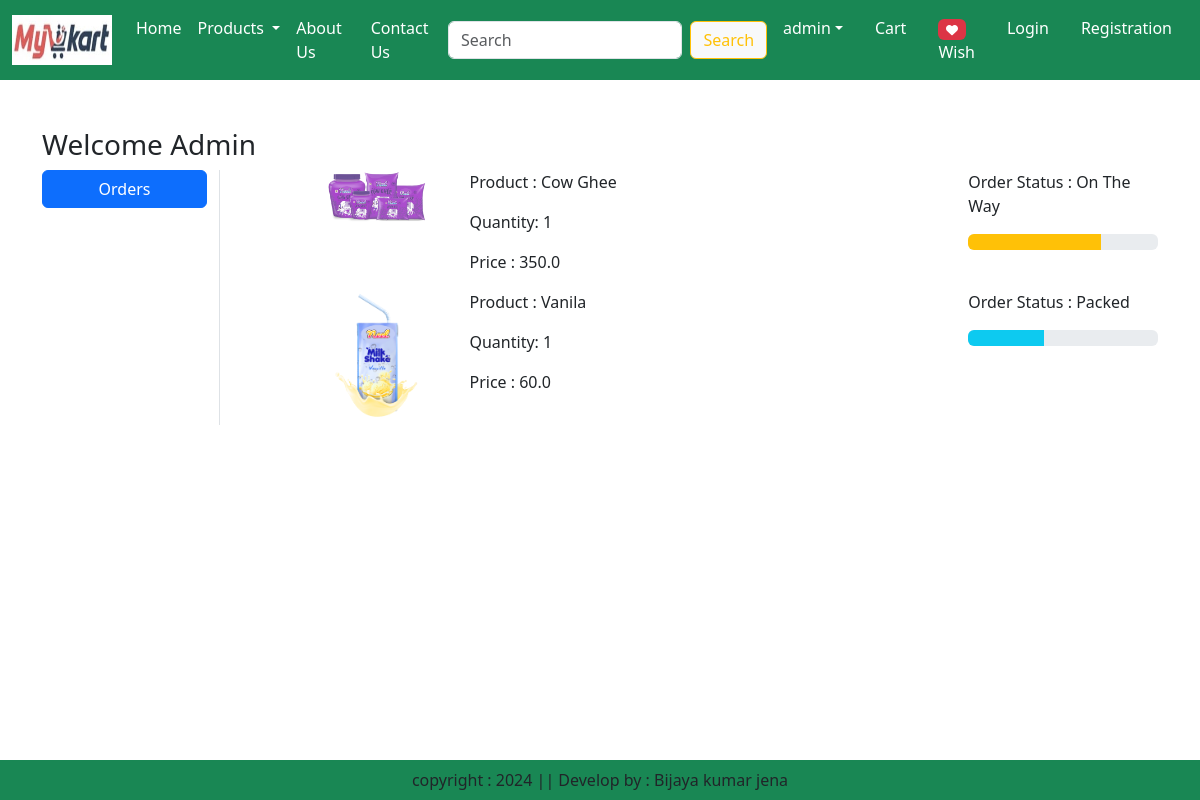
Screenshot of /orders/ (signed in) with the database file from the repository.
### app/models.py (models this page shows, shortened)
class OrderPlaced(models.Model):
    user = models.ForeignKey(User, on_delete=models.CASCADE)
    customer = models.ForeignKey(Customer, on_delete=models.CASCADE)
    product = models.ForeignKey(Product, on_delete=models.CASCADE)
    quantity = models.PositiveIntegerField(default=1)
    payment_status = models.CharField(max_length=50, default="Pending")
    order_status = models.CharField(max_length=50, default="Cash on Delivery")
    ordered_date = models.DateTimeField(auto_now_add=True)
    status = models.CharField(max_length=50, choices=STATUS_CHOICES, default='Pending')
    payment = models.ForeignKey(Payment, on_delete=models.CASCADE, default="")
    @property
    def total_cost(self):
        return self.quantity * self.product.discounted_price

class Product(models.Model):
    title = models.CharField(max_length=100)
    selling_price = models.FloatField()
    discounted_price = models.FloatField()
    description = models.TextField()
    composition = models.TextField(default = '')
    prodapp = models.TextField(default = "")
    category = models.CharField(choices = CATEGORY_CHOICES, max_length=2)
    product_image = models.ImageField(upload_to = 'product')

### app/views.py (the view)
# urls.py: path('orders/', views.orders, name='orders'),
@login_required
def orders(request):
    user = request.user
    order_placed=OrderPlaced.objects.filter(user=request.user)
    return render(request, 'app/orders.html', locals())

### app/templates/app/orders.html (shortened to what this page needs)
{% extends "app/base.html" %}
{% load static %}
{% block main-content %}
    <div class="container my-5">
        <div class="row">
            <h3>Welcome <span class="text-capitalize">{{request.user}}</span></h3>
            <div class="col-sm-2 border-end">
                <ul class="list-unstyled">
                    <li class="d-grid"><a href="{% url 'orders' %}" class="btn btn-primary">Orders</a></li>
                </ul>
            </div>
            <div class="col-sm-9 offset-sm-1">
                {% for op in order_placed %}
                <div class="row">
                    <div class="col-sm-2">
                        <img src="{{op.product.product_image.url}}" class="img-fluid" height="100" width="100" alt="">
                    </div>
                    <div class="col-sm-7">
                        <p>Product : {{op.product.title}}</p>
                        <p>Quantity: {{op.quantity}}</p>
                        <p>Price   : {{op.total_cost}}</p>
                    </div>
                    <div class="col-sm-3">
                        <p>Order Status : {{op.status}}</p>
                        {% if op.status == 'Packed' %}
                            <div class="progress">
                                <div class="progress-bar bg-info" role="progressbar" style="width: 40%;" aria-valuenow="40" aria-valuemin="0" aria-valuemax="100"></div>
                            </div>
                        {% endif %}
                        {% if op.status == 'On The Way' %}
                            <div class="progress">
                                <div class="progress-bar bg-warning" role="progressbar" style="width: 70%;" aria-valuenow="70" aria-valuemin="0" aria-valuemax="100"></div>
                            </div>
                        {% endif %}
                    </div>
                </div>
                {% endfor %}
            </div>
        </div>
    </div>
{% endblock main-content %}

### app/templates/app/base.html (shortened to what this page needs)
<!DOCTYPE html>
{% load static %}
<html lang="en">
<head>
    <link href="https://cdn.jsdelivr.net/npm/bootstrap@5.3.3/dist/css/bootstrap.min.css" rel="stylesheet">
    <link rel="stylesheet" href="{% static 'app/css/owl.carousel.min.css' %}">
    <link rel="stylesheet" href="{% static 'app/css/all.min.css' %}">
    <link rel="stylesheet" href="{% static 'app/css/style.css' %}">
</head>
<body>
    <nav class="navbar navbar-expand-lg navbar-dark bg-success">
        <div class="container-fluid">
          <a class="navbar-brand" href="#">
            <img src="{% static 'app/images/mykartlogo.jpg' %}" width="100" height="50" />
          </a>
          <div class="collapse navbar-collapse" id="navbarSupportedContent">
            <ul class="navbar-nav me-auto mb-2 mb-lg-0">
              <li class="nav-item">
                <a class="nav-link active" aria-current="page" href="/">Home</a>
              </li>
              <li class="nav-item dropdown">
                <a class="nav-link dropdown-toggle text-white" href="#" role="button" data-bs-toggle="dropdown" aria-expanded="false">
                  Products
                </a>
              </li>
              <li class="nav-item">
                <a class="nav-link text-white" href="{% url 'about' %}">About Us</a>
              </li>
              <li class="nav-item">
                <a class="nav-link text-white" href="{% url 'contact' %}">Contact Us</a>
              </li>
            </ul>
            <form class="d-flex" role="search" action="/search">
              <input class="form-control me-2" type="search" placeholder="Search" name="search" aria-label="Search">
              <button class="btn btn-outline-warning btn btn-light" type="submit">Search</button>
            </form>
          </div>
          <ul class="navbar-nav me-auto mb-2 mb-lg-0">
                <li class="nav-item dropdown mx-2">
                    <a class="nav-link dropdown-toggle text-white" href="#" id="profileDropdown" role="button" data-bs-toggle="dropdown" aria-expanded="false">{{user}}</a>
                </li>
                <li class="nav-item mx-2">
                    <a href="{% url 'showcart' %}" class="nav-link text-white"> Cart</a>
                </li>
                <li class="nav-item mx-2">
                    <a href="{% url 'showwishlist' %}" class="nav-link text-white"> <span class="badge bg-danger">{% if wishitem > 0 %} {{wishitem}} {% endif %}<i class="fa fa-heart"></i></span>Wish</a>
                </li>
                <li class="nav-item mx-2">
                    <a href="{% url 'login' %}" class="nav-link text-white">Login</a>
                </li>
                <li class="nav-item mx-2">
                    <a href="{% url 'customerregistration' %}" class="nav-link text-white">Registration</a>
                </li>
          </ul>
        </div>
      </nav>
      {% block main-content %}{% endblock main-content %}
      <footer class="container-fluid fixed-bottom bg-success text-center p-2 mt-5">
        copyright : 2024 || Develop by : Bijaya kumar jena
      </footer>
</body>
</html>

### rows the page displays
OrderPlaced: product.product_image (picture), product "Cow Ghee", quantity "1", total_cost "350.0", status "On The Way"
OrderPlaced: product.product_image (picture), product "Vanila", quantity "1", total_cost "60.0", status "Packed"

### other values shown
{{ user }} "admin"
{{ request.user }} "Admin"
